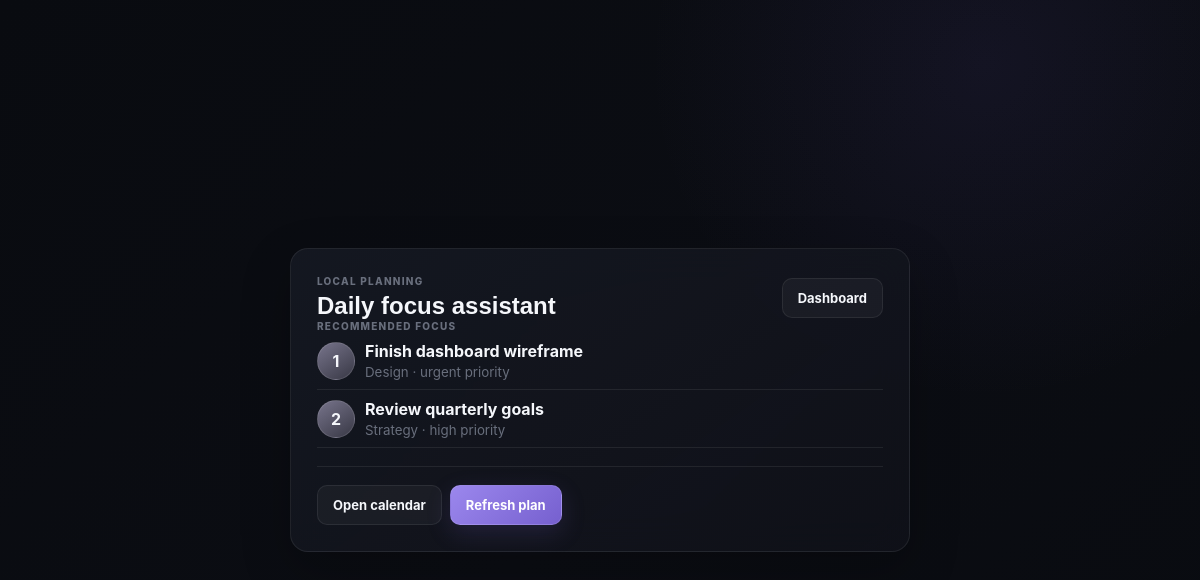
/planning.php (signed in), run on the app's committed database.
### tables this page shows
CREATE TABLE tasks (
  id BIGINT UNSIGNED NOT NULL AUTO_INCREMENT,
  user_id BIGINT UNSIGNED NOT NULL,
  title VARCHAR(180) NOT NULL,
  description TEXT NULL,
  status ENUM('todo', 'in_progress', 'completed', 'archived') NOT NULL DEFAULT 'todo',
  priority ENUM('low', 'medium', 'high', 'urgent') NOT NULL DEFAULT 'medium',
  category VARCHAR(60) NOT NULL DEFAULT 'Personal',
  due_at DATETIME NULL,
  recurrence ENUM('none', 'daily', 'weekly', 'monthly') NOT NULL DEFAULT 'none',
  next_recurrence_at DATETIME NULL,
  completed_at DATETIME NULL,
  created_at TIMESTAMP NOT NULL DEFAULT CURRENT_TIMESTAMP,
  updated_at TIMESTAMP NOT NULL DEFAULT CURRENT_TIMESTAMP ON UPDATE CURRENT_TIMESTAMP,
  PRIMARY KEY (id),
  KEY idx_tasks_user_status (user_id, status),
  KEY idx_tasks_due_at (due_at),
  CONSTRAINT fk_tasks_user FOREIGN KEY (user_id) REFERENCES users(id) ON DELETE CASCADE ON UPDATE CASCADE
);

### planning.php (the view, shortened to what this page needs)
<?php
$pdo = Database::getInstance()->connection();
$userId = (int) $_SESSION['user_id'];
$statement = $pdo->prepare(
    'SELECT title,status,priority,category,due_at FROM tasks
     WHERE user_id=:user_id AND status!="completed" AND status!="archived"
     ORDER BY FIELD(priority,"urgent","high","medium","low"), due_at IS NULL, due_at ASC'
);
$statement->execute(['user_id' => $userId]);
$tasks = $statement->fetchAll();
$focusTasks = array_slice(array_values(array_filter($tasks, static fn(array $task): bool => in_array($task['priority'], ['urgent','high'], true))) ?: $tasks, 0, 3);
?>
<!doctype html>
<html lang="en">
<head><meta charset="utf-8"><meta name="viewport" content="width=device-width,initial-scale=1"><title>Personal OS Planning Assistant</title><link rel="stylesheet" href="/personal-os/public/css/style.css"></head>
<body>
  <main class="settings-shell">
    <section class="glass-panel settings-card">
      <div class="panel-heading"><div><p class="eyebrow">Local planning</p><h1>Daily focus assistant</h1></div><a class="secondary-button settings-back" href="/personal-os/">Dashboard</a></div>
      <div class="planning-summary">
        <p class="eyebrow">Recommended focus</p>
        <?php if (!$focusTasks): ?>
          <article class="team-row"><div><strong>Your queue is clear.</strong><small>Add one meaningful task for the next focus block.</small></div></article>
        <?php else: ?>
          <?php foreach ($focusTasks as $index => $task): ?>
            <article class="team-row"><div class="avatar"><?= $index + 1 ?></div><div><strong><?= htmlspecialchars($task['title']) ?></strong><small><?= htmlspecialchars($task['category']) ?> · <?= htmlspecialchars($task['priority']) ?> priority</small></div></article>
          <?php endforeach; ?>
        <?php endif; ?>
      </div>
      <div class="export-actions">
        <a class="secondary-button" href="/personal-os/calendar.php">Open calendar</a>
        <button class="primary-button refresh-plan-button" type="button">Refresh plan</button>
      </div>
    </section>
  </main>
</body>
</html>

### public/css/style.css (style rules this page uses)
:root { --bg: #090b10; --panel: rgba(20, 23, 32, 0.78); --panel-strong: rgba(24, 27, 38, 0.94); --border: rgba(255, 255, 255, 0.075); --border-bright: rgba(255, 255, 255, 0.13); --text: #f5f7fb; --muted: #9298a8; --muted-2: #696f7d; --violet: #9d87ff; --violet-strong: #7c64ed; --cyan: #57c8cf; --amber: #e9b86c; --rose: #d98ba3; --green: #69caa1; --danger: #ef7b86; --sidebar-width: 238px; --radius: 18px; --shadow: 0 18px 50px rgba(0, 0, 0, 0.24); }
* { box-sizing: border-box; }
html { scroll-behavior: smooth; }
body { margin: 0; min-height: 100vh; overflow-x: hidden; background: radial-gradient(circle at 82% 8%, rgba(111, 88, 198, 0.09), transparent 21rem), linear-gradient(135deg, #090b10 0%, #0b0d13 54%, #090b10 100%); color: var(--text); font-family: Inter, "Segoe UI", Arial, sans-serif; -webkit-font-smoothing: antialiased; }
button, input, select { font: inherit; }
button, a { -webkit-tap-highlight-color: transparent; }
button { cursor: pointer; }
.avatar { width: 38px; height: 38px; display: grid; place-items: center; flex: 0 0 auto; border: 1px solid rgba(255,255,255,.12); border-radius: 50%; background: linear-gradient(145deg, #77748b, #383845); font-weight: 700; }
.eyebrow { margin: 0; color: var(--muted-2); font-size: 10px; font-weight: 800; letter-spacing: 1.25px; text-transform: uppercase; }
.primary-button, .secondary-button { height: 40px; border-radius: 10px; padding: 0 15px; font-size: 13px; font-weight: 750; transition: 180ms ease; }
.primary-button { border: 1px solid rgba(255,255,255,.11); background: linear-gradient(135deg, #9b87ed, #7660cf); color: white; box-shadow: 0 8px 24px rgba(116, 95, 201, .18); }
.secondary-button { border: 1px solid var(--border); background: rgba(255,255,255,.04); color: var(--text); }
.glass-panel { border: 1px solid var(--border); border-radius: var(--radius); background: linear-gradient(145deg, rgba(23,26,36,.82), rgba(16,18,26,.78)); box-shadow: var(--shadow); backdrop-filter: blur(18px); }
.glass-panel { transition: border-color 180ms ease, transform 180ms ease, box-shadow 180ms ease; }
.panel-heading { display: flex; align-items: center; justify-content: space-between; }
.settings-shell { min-height: 100vh; display: grid; place-items: center; padding: 24px; }
.settings-card { width: min(620px, 100%); padding: 26px; }
.settings-card h1 { margin: 5px 0 0; font: 800 24px "Manrope", sans-serif; }
.settings-back { display: inline-grid; place-items: center; text-decoration: none; }
.team-row { min-height: 58px; display: flex; align-items: center; gap: 10px; border-bottom: 1px solid var(--border); }
.team-row > div:nth-child(2) { flex: 1; display: flex; flex-direction: column; }
.team-row small { color: var(--muted-2); margin-top: 3px; }
.export-actions { display: flex; flex-wrap: wrap; gap: 8px; margin-top: 18px; padding-top: 18px; border-top: 1px solid var(--border); }
.export-actions .secondary-button { display: inline-grid; place-items: center; text-decoration: none; }

### data on the page
tasks: title "Finish dashboard wireframe", category "Design", priority "urgent"
tasks: title "Review quarterly goals", category "Strategy", priority "high"
